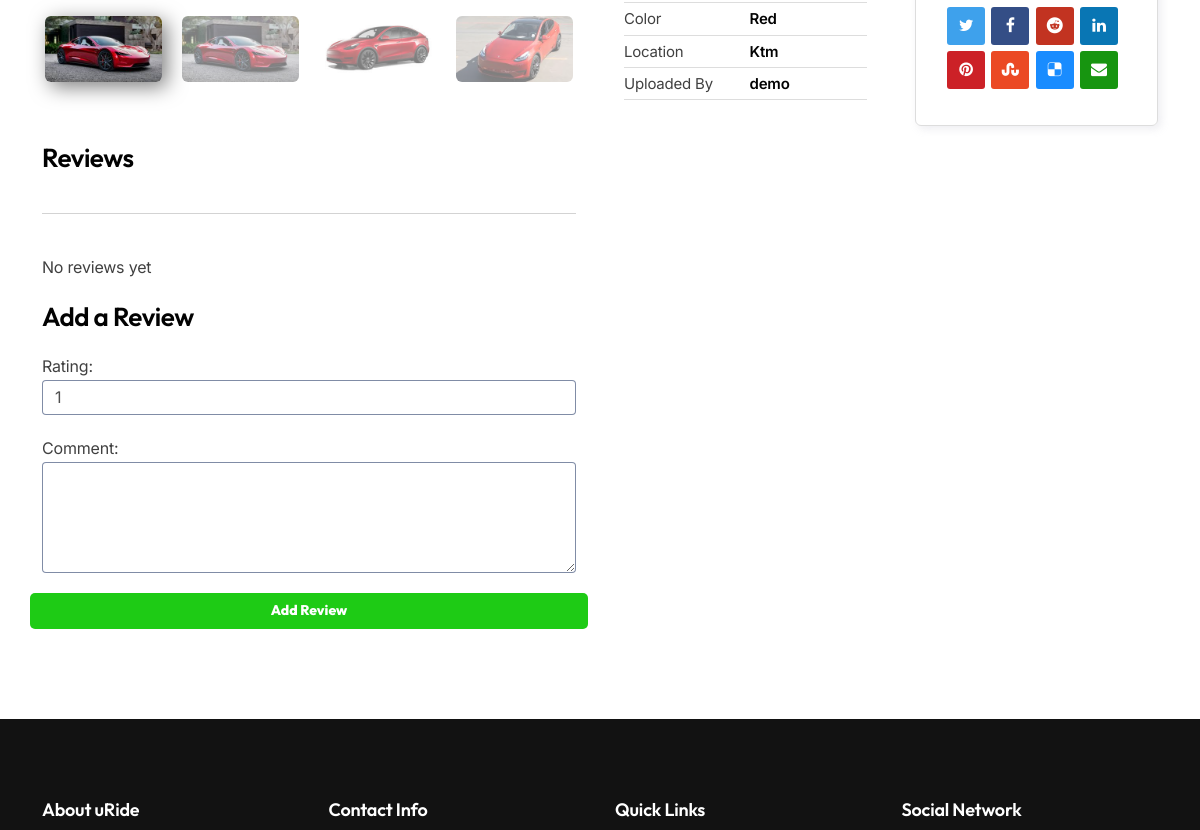
Before: /cardetail/4/ (middle part) with the older database file.
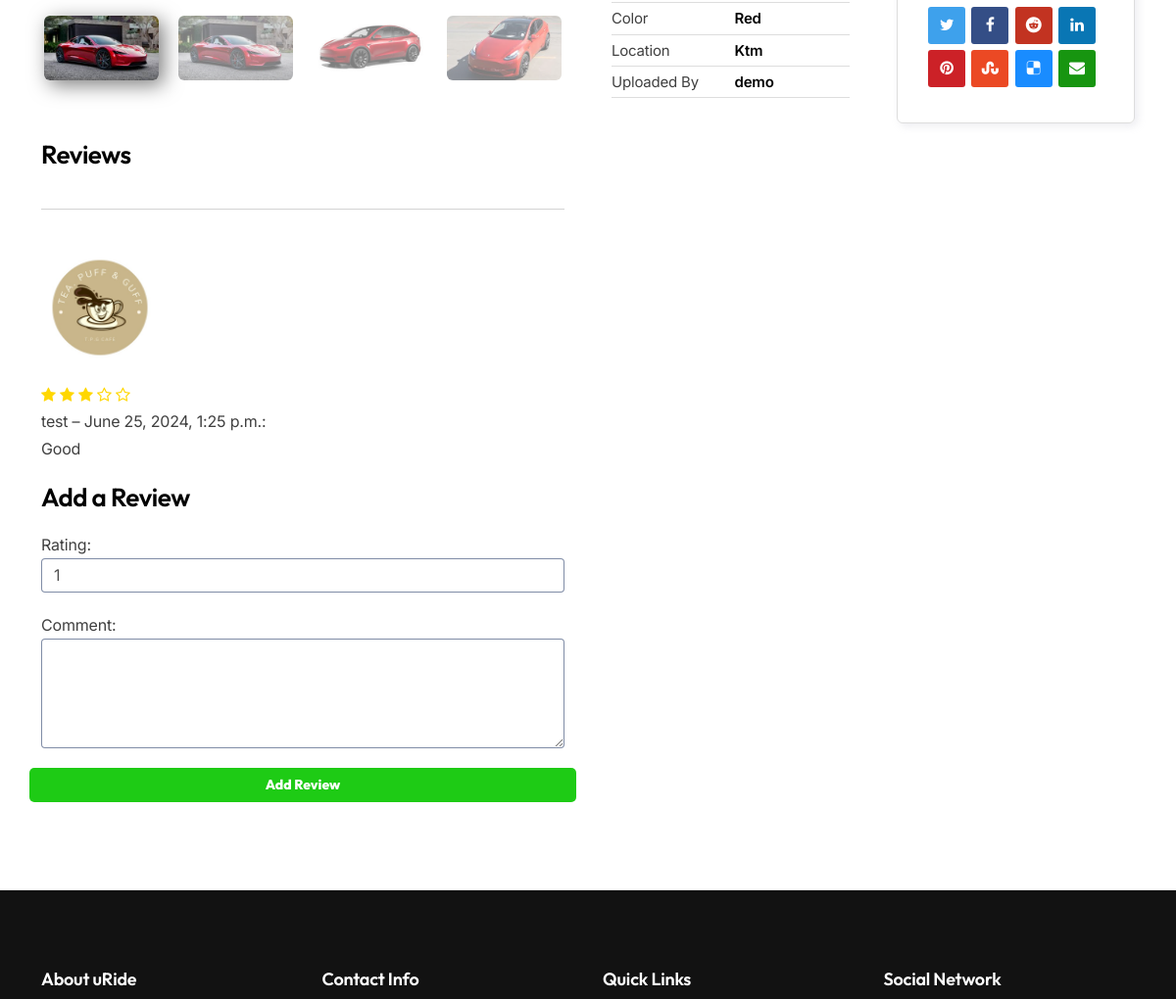
After: the same page with the newer database file.
### main/models.py (models this page shows, shortened)
class Review(models.Model):
    vehicle = models.ForeignKey(Vehicle, on_delete=models.CASCADE,related_name='reviews')
    user = models.ForeignKey(User, on_delete=models.CASCADE, related_name='reviews')
    rating = models.IntegerField()
    comment = models.TextField()
    created_at = models.DateTimeField(auto_now_add=True)

class Profile(models.Model):
    user = models.OneToOneField(User, on_delete=models.CASCADE)
    profile_picture = models.ImageField(upload_to='profile_pictures/', blank=True, null=True)
    full_name = models.CharField(max_length=20, blank=True, null=True)
    phone_number = models.CharField(max_length=10, blank=True, null=True)
    licence_picture = models.ImageField(upload_to='licence_pictures/', blank=True, null=True,default=None)

class User(AbstractUser):
    is_admin = models.BooleanField(default=False)
    is_customer = models.BooleanField(default=True)
    is_owner = models.BooleanField(default=False)
    approved = models.BooleanField(default=True)

### main/views.py (the view)
# urls.py: path('cardetail/<int:pk>/', views.car_detail, name='car_detail'),
def car_detail(request,pk):
    data = Vehicle.objects.get(id=pk)
    reviews = data.reviews.all()
    if request.method == 'POST' and request.user.is_customer:
        form=ReviewForm(request.POST)
        if form.is_valid():
            review = form.save(commit=False)
            review.user = request.user
            review.vehicle = data
            review.save()
            return redirect('car_detail', pk=data.id)
    else:
        form = ReviewForm()
    context ={
        'data':data,
        'reviews':reviews,
        'form':form,
        'range':range(1,6)
    }
    return render(request, 'car-single.html',context)

### main/forms.py
class ReviewForm(forms.ModelForm):
    class Meta:
        model = Review
        fields = ['rating', 'comment']
        widgets = {
            'rating': forms.Select(choices=[(i, i) for i in range(1, 6)], attrs={'class': 'form-control'}),
            'comment': forms.Textarea(attrs={'rows': 4, 'class': 'form-control'}),
        }

### main/models.py (called while the page is built)
    def __str__(self) -> str:
        return self.name

    def __str__(self) -> str:
        return self.name

    def __str__(self) -> str:
        return self.name

### main/templates/car-single.html (shortened to what the changed rows need)
{% extends "base.html" %}
{% load static %}
{% block content %}
<div class="no-bottom no-top zebra" id="content">
    <section id="section-car-details">
        <div class="container">
            <div class="row g-5">
                <div class="col-lg-6">
                    <br>
                    <div class="tab" id="prod-reviews">
                        <div class="reviews-container">
                            {% if reviews %}
                            {% for review in reviews %}
                            <article class="review-box clearfix">
                                <figure class="rev-thumb"><img width="120px"
                                        src=" {% if review.user.profile.profile_picture %}
                                        {{review.user.profile.profile_picture.url}}
                                        {% endif %} " alt=""></figure>
                                <div class="rev-content">
                                    {% for i in range %}
                                    <i class="fa {% if review.rating >= i %}fa-star{% else %}fa-star-o{% endif %}"
                                        style="color: gold !important;"></i>
                                    {% endfor %}
                                    <div class="rev-info">{{review.user.username}} – {{review.created_at}}: </div>
                                    <div class="rev-text">
                                        <p>{{review.comment}}</p>
                                    </div>
                                </div>
                            </article>
                            {% endfor %}
                            {% else %}
                            <p>No reviews yet</p>
                            {% endif %}
                        </div>
                    </div>
                </div>
            </div>
        </div>
    </section>
</div>
{% endblock content %}

Changed rows visible on the page:
added Review: user.profile_picture (picture), rating 3 (drawn), user.username "test", created_at "June 25, 2024, 1:25 p.m.", comment "Good"
Other visible differences:
text no longer shown: "No reviews yet"
